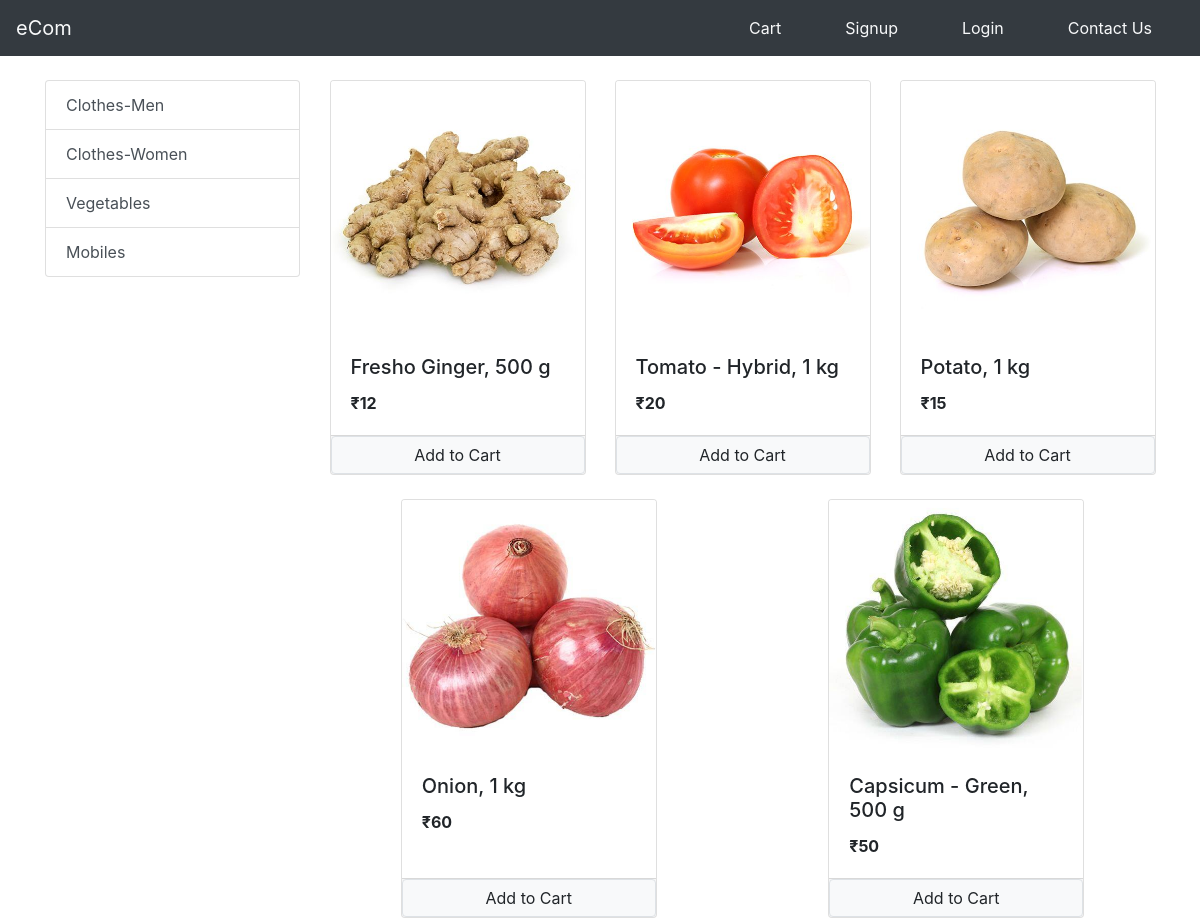
The page /?category=8 on the database its author committed.
### store/models/category.py (models this page shows, shortened)
class Category(models.Model):
    name=models.CharField(max_length=200)
    @staticmethod
    def get_all_categories():
        return Category.objects.all()

### store/models/product.py (models this page shows, shortened)
class Product(models.Model):
    category= models.ForeignKey(Category,on_delete=models.CASCADE,default=1)
    name = models.CharField(max_length=50)
    price = models.IntegerField(default=0)
    discription =  models.CharField(max_length=200,default="")
    image=models.ImageField(upload_to='uploads/products/')
    @staticmethod
    def get_products_by_id(category_id):
        if category_id:
            return Product.objects.filter(category=category_id)
        else:
            return Product.get_all_products()

### store/views/index.py (the view, shortened to what this page needs)
# urls.py: path('',index.Index.as_view(),name='index'),
class Index(View):
    def get(self,request):
        products=None
        categories=Category.get_all_categories()
        category_id=request.GET.get('category')
        if(category_id):
            products=Product.get_products_by_id(category_id)
        else:
            products=Product.get_all_products()
        return render(request,'index.html',{'products':products,'categories':categories})

### templates/index.html (shortened to what this page needs)
{% extends 'store/base.html' %}
{% block body_block %}
{% load cart %}
  <div class="row ">
    <div class="col-lg-3 ">
      <div class="list-group mt-4 ">
        {% for category in categories %}
        <a href="/?category={{category.id}}" class="list-group-item list-group-item-action">{{category.name}}</a>
        {% endfor %}
      </div>
    </div>
    <div class="col-lg-9">
      <div class="row">
        {% for product in products %}
        <div class="card mx-auto mt-4" style="width: 16rem;" id="{{product.id}}">
          <img class="card-img-top" src="{{product.image.url}}" alt="Card image cap">
          <div class="card-body">
            <h5 class="card-title">{{product.name}}</h5>
            <p class="card-text"><b>₹{{product.price}}</b></p>
          </div>
          <div class="card-footer p-0  ">
            {% if product|is_in_cart:request.session.cart  %}
            <div class="row no-gutters">
              <form action="/#{{product.id}}" method="post" class="col-2">
                {% csrf_token %}
                <input hidden type="text" value="{{product.id}}" name="product">
                <input hidden type="text" value="True" name="remove">
                <input type="submit" value="-" class="btn btn-secondary btn-block">
              </form>
              <div class="col text-center mt-2 ">{{product|cart_quantity:request.session.cart}} in cart</div>
              <form action="/#{{product.id}}" method="post" class="col-2">
                {% csrf_token %}
                <input hidden type="text" value="{{product.id}}" name="product">
                <input type="submit" value="+" class="btn btn-secondary btn-block">
              </form>
            </div>
            {% else %}
            <form method="POST" class="btn-block p-0" action="/#{{product.id}}">
              <input type="submit" class="btn btn-light mx-auto border btn-block" value="Add to Cart">
            </form>
            {% endif %}
          </div>
        </div>
        {% endfor %}
      </div>
    </div>
  </div>
</div>
{% endblock %}

### rows shown on the page
Category: name "Clothes-Men"
Category: name "Clothes-Women"
Category: name "Vegetables"
Category: name "Mobiles"
Product: image (picture), name "Fresho Ginger, 500 g", price "12"
Product: image (picture), name "Tomato - Hybrid, 1 kg", price "20"
Product: image (picture), name "Potato, 1 kg", price "15"
Product: image (picture), name "Onion, 1 kg", price "60"
Product: image (picture), name "Capsicum - Green, 500 g", price "50"
